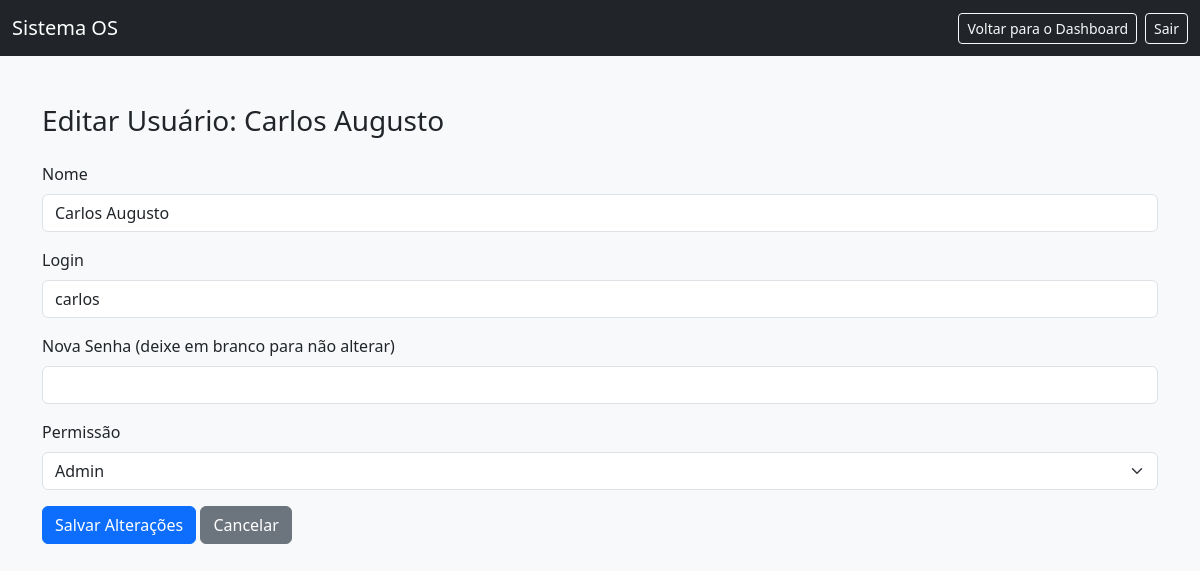
/editar_usuario/2 (signed in), run on an earlier commit of the app's database.
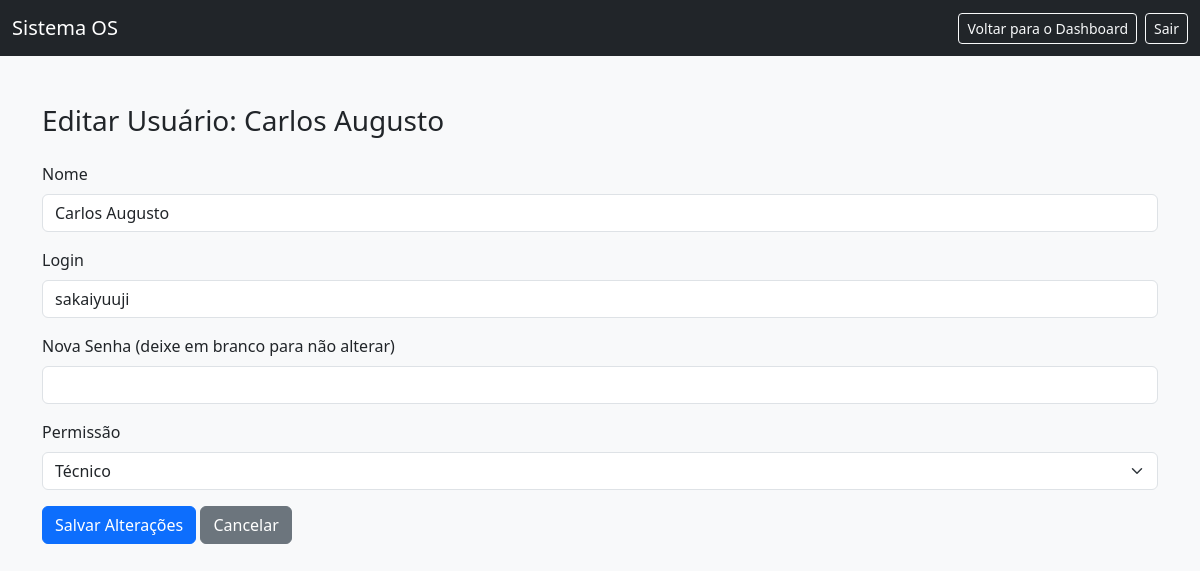
And on a later commit of the database.
### tables this page shows
CREATE TABLE usuarios (
            id INTEGER PRIMARY KEY AUTOINCREMENT,
            nome TEXT NOT NULL,
            login TEXT NOT NULL UNIQUE,
            senha TEXT NOT NULL,
            permissao TEXT NOT NULL,
            id_cliente INTEGER,
            FOREIGN KEY (id_cliente) REFERENCES clientes(id)
        );

### app.py (the view)
@app.route('/editar_usuario/<int:usuario_id>', methods=['GET', 'POST'])
def editar_usuario(usuario_id):
    if 'permissao' not in session or session['permissao'] != 'admin':
        flash('Você não tem permissão para acessar esta página.', 'warning')
        return redirect(url_for('dashboard'))
    conn = sqlite3.connect(DB) # CORRIGIDO: Usando DB
    c = conn.cursor()
    if request.method == 'POST':
        nome = request.form['nome'].strip()
        login = request.form['login'].strip()
        senha_nova = request.form['senha_nova'].strip()
        permissao = request.form['permissao']
        if not nome or not login or not permissao:
            flash('Nome, Login e Permissão são campos obrigatórios.', 'danger')
            c.execute("SELECT id, nome, login, permissao FROM usuarios WHERE id = ?", (usuario_id,))
            usuario_info = c.fetchone()
            conn.close()
            return render_template('editar_usuario.html', usuario={'id': usuario_info[0], 'nome': usuario_info[1], 'login': usuario_info[2], 'permissao': usuario_info[3]})
        try:
            c.execute("SELECT id FROM usuarios WHERE login = ? AND id != ?", (login, usuario_id))
            if c.fetchone():
                flash('Erro: Já existe outro usuário com este login.', 'danger')
                c.execute("SELECT id, nome, login, permissao FROM usuarios WHERE id = ?", (usuario_id,))
                usuario_info = c.fetchone()
                conn.close()
                return render_template('editar_usuario.html', usuario={'id': usuario_info[0], 'nome': usuario_info[1], 'login': usuario_info[2], 'permissao': usuario_info[3]})
            if senha_nova:
                hashed_senha_nova = generate_password_hash(senha_nova, method='pbkdf2:sha256')
                c.execute("UPDATE usuarios SET nome=?, login=?, senha=?, permissao=? WHERE id=?",
                          (nome, login, hashed_senha_nova, permissao, usuario_id))
            else:
                c.execute("UPDATE usuarios SET nome=?, login=?, permissao=? WHERE id=?",
                          (nome, login, permissao, usuario_id))
            conn.commit()
            flash('Usuário atualizado com sucesso!', 'success')
            return redirect(url_for('listar_usuarios'))
        except Exception as e:
            flash(f'Erro ao atualizar usuário: {e}', 'danger')
        finally:
            conn.close()
    else: # Método GET
        c.execute("SELECT id, nome, login, permissao FROM usuarios WHERE id = ?", (usuario_id,))
        usuario_info = c.fetchone()
        conn.close()
        if not usuario_info:
            flash("Usuário não encontrado.", 'danger')
            return redirect(url_for('listar_usuarios'))
        usuario = {
            'id': usuario_info[0],
            'nome': usuario_info[1],
            'login': usuario_info[2],
            'permissao': usuario_info[3]
        }
        return render_template('editar_usuario.html', usuario=usuario)

### templates/editar_usuario.html (shortened to what this page needs)
<!DOCTYPE html>
<html lang="pt-br">
<head>
  <link href="https://cdn.jsdelivr.net/npm/bootstrap@5.3.0/dist/css/bootstrap.min.css" rel="stylesheet">
</head>
<body class="bg-light">
<nav class="navbar navbar-expand-lg navbar-dark bg-dark">
  <div class="container-fluid">
    <a class="navbar-brand" href="{{ url_for('dashboard') }}">Sistema OS</a>
    <div class="d-flex">
      <a href="{{ url_for('dashboard') }}" class="btn btn-outline-light btn-sm me-2">Voltar para o Dashboard</a>
      <a href="{{ url_for('logout') }}" class="btn btn-outline-light btn-sm">Sair</a>
    </div>
  </div>
</nav>
<div class="container mt-5">
  <h3>Editar Usuário: {{ usuario.nome }}</h3>
  <form method="POST" class="mt-4">
    <div class="mb-3">
      <label for="nome" class="form-label">Nome</label>
      <input type="text" name="nome" id="nome" class="form-control" value="{{ usuario.nome }}" required>
    </div>
    <div class="mb-3">
      <label for="login" class="form-label">Login</label>
      <input type="text" name="login" id="login" class="form-control" value="{{ usuario.login }}" required>
    </div>
    <div class="mb-3">
      <label for="senha_nova" class="form-label">Nova Senha (deixe em branco para não alterar)</label>
      <input type="password" name="senha_nova" id="senha_nova" class="form-control">
    </div>
    <div class="mb-3">
      <label for="permissao" class="form-label">Permissão</label>
      <select name="permissao" id="permissao" class="form-select">
        <option value="admin" {% if usuario.permissao == 'admin' %}selected{% endif %}>Admin</option>
        <option value="tecnico" {% if usuario.permissao == 'tecnico' %}selected{% endif %}>Técnico</option>
      </select>
    </div>
    <button type="submit" class="btn btn-primary">Salvar Alterações</button>
    <a href="{{ url_for('listar_usuarios') }}" class="btn btn-secondary">Cancelar</a>
  </form>
</div>
</body>
</html>

What changed in the data, as far as the page shows it:
changed usuarios "Carlos Augusto": login "carlos" → "sakaiyuuji"; permissao "Admin" → "Técnico"
